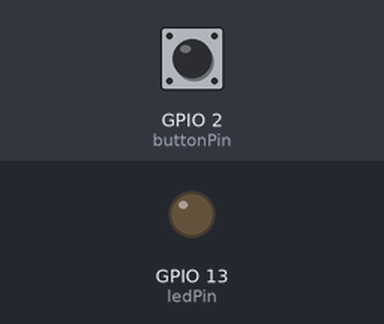
A sketch run on a simulated ESP32. Parts: output pins drawn as LEDs (lit = HIGH). The test bench sets the inputs (shaded band); at power-on: GPIO 2 (buttonPin) HIGH.

Above: at 1.2 s.
1.3 s: GPIO 2 (buttonPin) pulled LOW for 0.15 s
At 1.7 s:
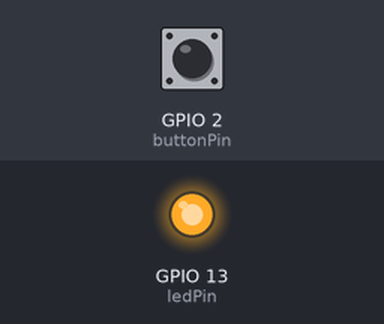
2.9 s: GPIO 2 (buttonPin) pulled LOW for 1 s
At 4.1 s:
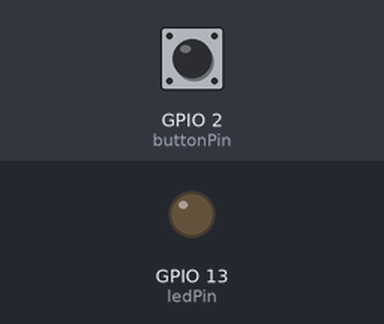
5.4 s: GPIO 2 (buttonPin) pulled LOW for 3.2 s
At 6.0 s:
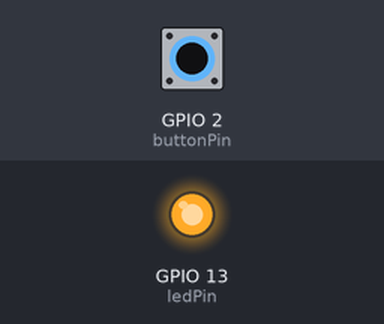
Timing chart, 0 to 8.4 s (numbered marks = the images above; inputs shaded):
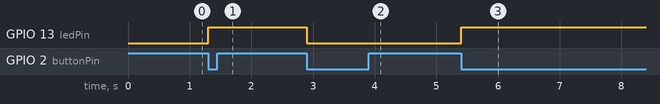

Measured:
- after the input at 1.3 s, GPIO 13 (ledPin): LOW → HIGH at once
- after the input at 2.9 s, GPIO 13 (ledPin): HIGH → LOW at once
- after the input at 5.4 s, GPIO 13 (ledPin): LOW → HIGH at once

The sketch:

2.1.ino
```cpp
const int buttonPin = 2;  // Пін, на якому підключена кнопка
const int ledPin = 13;    // Пін, на якому підключений діод

volatile int buttonCounter = 0;  // Лічильник натискань кнопки

void IRAM_ATTR handleInterrupt() {
  buttonCounter++;
}

void setup() {
  pinMode(buttonPin, INPUT_PULLUP);
  pinMode(ledPin, OUTPUT);

  attachInterrupt(digitalPinToInterrupt(buttonPin), handleInterrupt, FALLING);
}

void loop() {
  // Вмикання/вимикання діода в залежності від лічильника
  digitalWrite(ledPin, buttonCounter % 2);


  if (digitalRead(buttonPin) == LOW) {  // Якщо кнопка натиснута

  }

  delay(100);  // Затримка для стабілізації зчитування кнопки
}
```
